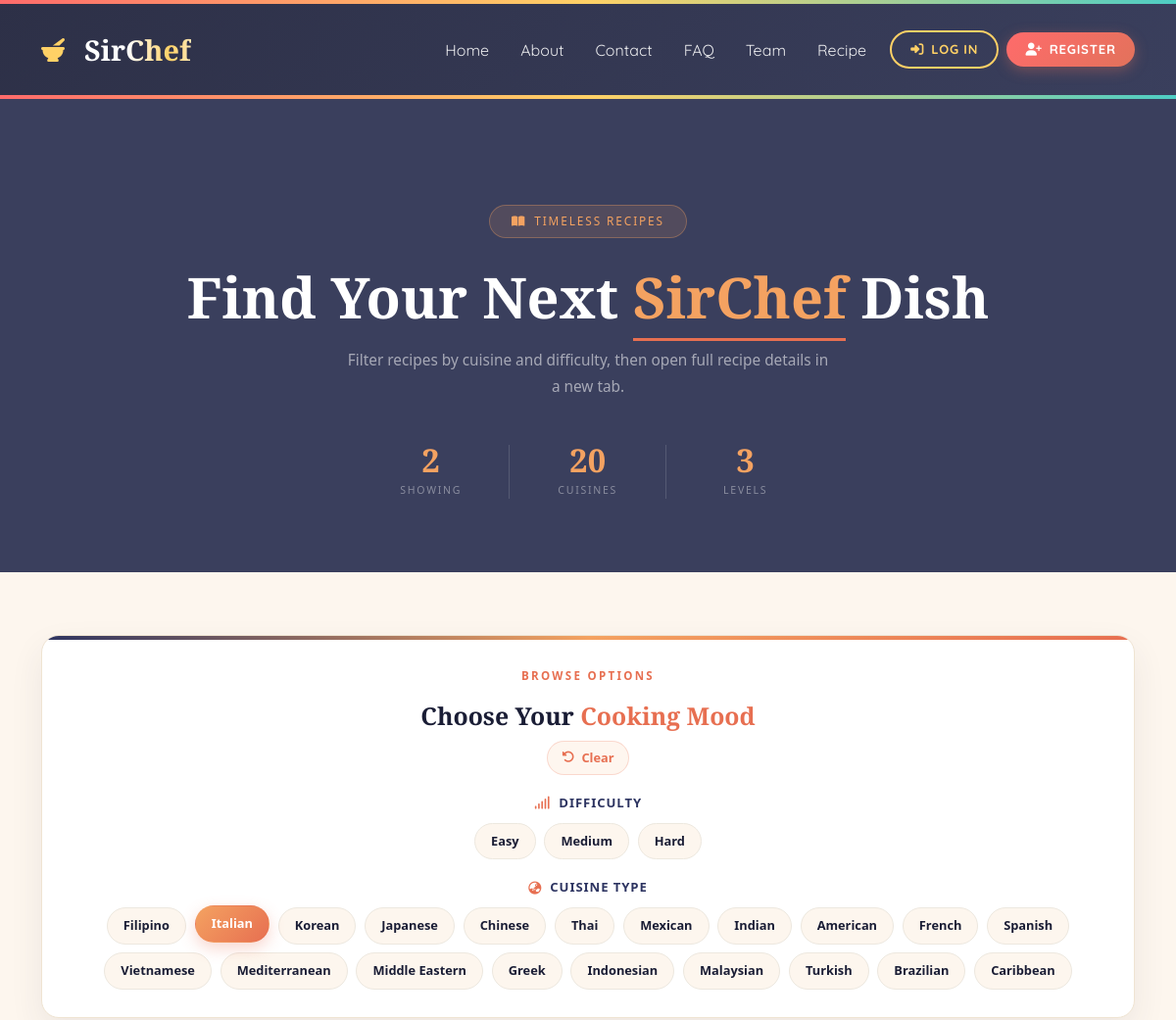
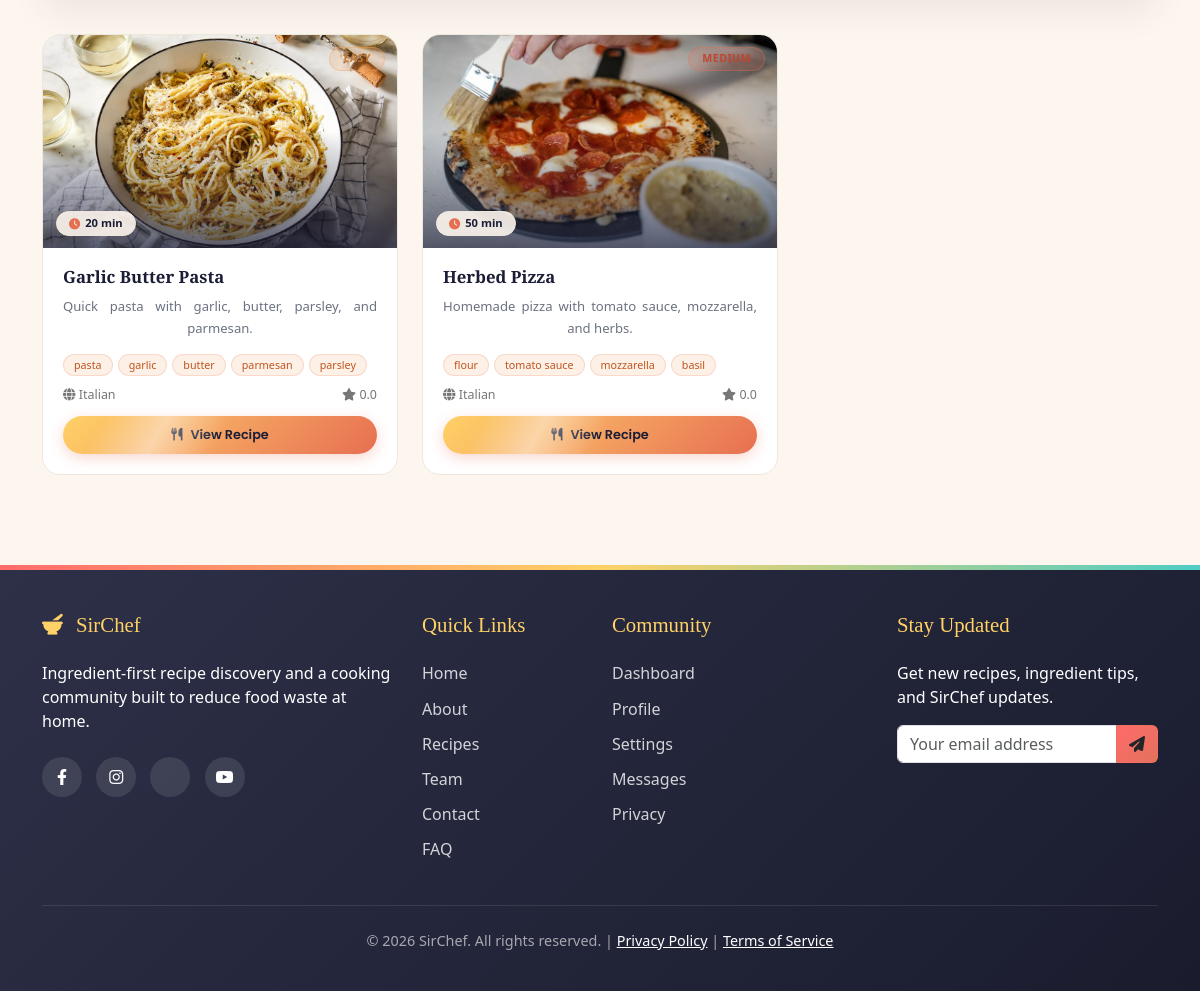
The app's page /Pages/recipe.php?cuisine=Italian with its own data (2 pictures, top to bottom).
### tables this page shows
CREATE TABLE recipes (
  id INT AUTO_INCREMENT PRIMARY KEY,
  user_id INT NULL,
  title VARCHAR(180) NOT NULL,
  description TEXT NOT NULL,
  duration_minutes INT NOT NULL,
  difficulty ENUM('Easy','Medium','Hard') NOT NULL,
  cuisine VARCHAR(80) NOT NULL,
  category VARCHAR(80) NOT NULL DEFAULT 'Dishes',
  image VARCHAR(255) NOT NULL,
  youtube_url VARCHAR(255) NULL,
  instructions TEXT NOT NULL,
  source_type ENUM('admin','user') NOT NULL DEFAULT 'admin',
  status ENUM('draft','published') NOT NULL DEFAULT 'published',
  search_count INT NOT NULL DEFAULT 0,
  views INT NOT NULL DEFAULT 0,
  created_at DATETIME NOT NULL DEFAULT CURRENT_TIMESTAMP,
  updated_at DATETIME NOT NULL DEFAULT CURRENT_TIMESTAMP ON UPDATE CURRENT_TIMESTAMP,
  FOREIGN KEY (user_id) REFERENCES users(id) ON DELETE SET NULL
);

CREATE TABLE recipe_ingredients (
  id INT AUTO_INCREMENT PRIMARY KEY,
  recipe_id INT NOT NULL,
  ingredient_name VARCHAR(140) NOT NULL,
  quantity VARCHAR(80) NULL,
  FOREIGN KEY (recipe_id) REFERENCES recipes(id) ON DELETE CASCADE,
  INDEX (ingredient_name)
);

### Pages/helpers.php (called while the page is built, shortened)
<?php
function e(?string $value): string {
    return htmlspecialchars($value ?? "", ENT_QUOTES, "UTF-8");
}
?>

### Pages/recipe.php (the view, shortened to what this page needs)
<?php
require_once "db.php";
require_once "helpers.php";
$cuisines = ["Filipino","Italian","Korean","Japanese","Chinese","Thai","Mexican","Indian","American","French","Spanish","Vietnamese","Mediterranean","Middle Eastern","Greek","Indonesian","Malaysian","Turkish","Brazilian","Caribbean"];
$difficulty = $_GET["difficulty"] ?? "";
$cuisine = $_GET["cuisine"] ?? "";
$sql = "SELECT r.*, COALESCE(ROUND(AVG(rr.rating),1),0) avg_rating FROM recipes r LEFT JOIN recipe_ratings rr ON rr.recipe_id = r.id WHERE r.status = 'published'";
$params = [];
$types = "";
if (in_array($cuisine, $cuisines, true)) { $sql .= " AND r.cuisine = ?"; $params[] = $cuisine; $types .= "s"; }
$sql .= " GROUP BY r.id ORDER BY r.created_at DESC";
$stmt = $conn->prepare($sql);
if ($params) $stmt->bind_param($types, ...$params);
$stmt->execute();
$recipes = $stmt->get_result()->fetch_all(MYSQLI_ASSOC);
?>
<!doctype html>
<html lang="en">
<head>
  <link rel="stylesheet" href="../styles/main.css">
  <link rel="stylesheet" href="../styles/recipe.css">
  <link href="https://cdn.jsdelivr.net/npm/bootstrap@5.3.0/dist/css/bootstrap.min.css" rel="stylesheet">
  <link rel="stylesheet" href="https://cdnjs.cloudflare.com/ajax/libs/font-awesome/6.4.0/css/all.min.css">
</head>
<body>
<?php include "header.php"; ?>
<section class="page-hero">
  <div class="container">
    <span class="hero-badge"><i class="fas fa-book-open"></i> Timeless Recipes</span>
    <h1>Find Your Next <em>SirChef</em> Dish</h1>
    <p class="hero-sub">Filter recipes by cuisine and difficulty, then open full recipe details in a new tab.</p>
    <div class="hero-stats">
      <div class="hs-item"><span class="hs-num"><?= count($recipes) ?></span><span class="hs-lbl">Showing</span></div>
      <div class="hs-item"><span class="hs-num">20</span><span class="hs-lbl">Cuisines</span></div>
      <div class="hs-item"><span class="hs-num">3</span><span class="hs-lbl">Levels</span></div>
    </div>
  </div>
</section>
<main class="recipes-section">
  <div class="container">
    <section class="recipe-options-panel">
      <div class="options-head">
        <span class="eyebrow">Browse Options</span>
        <h2 class="sec-title">Choose Your <span>Cooking Mood</span></h2>
        <a href="recipe.php" class="clear-options"><i class="fas fa-rotate-left"></i> Clear</a>
      </div>
      <div class="option-group">
        <div class="option-label"><i class="fas fa-signal"></i> Difficulty</div>
        <div class="option-pills">
          <?php foreach (["Easy","Medium","Hard"] as $item): ?>
            <?php $url = "recipe.php?" . http_build_query(array_filter(["cuisine" => $cuisine, "difficulty" => $item])); ?>
            <a class="option-pill <?= $difficulty === $item ? "active" : "" ?>" href="<?= e($url) ?>"><?= e($item) ?></a>
          <?php endforeach; ?>
        </div>
      </div>
      <div class="option-group">
        <div class="option-label"><i class="fas fa-globe-asia"></i> Cuisine Type</div>
        <div class="option-pills cuisine-pills">
          <?php foreach ($cuisines as $item): ?>
            <?php $url = "recipe.php?" . http_build_query(array_filter(["cuisine" => $item, "difficulty" => $difficulty])); ?>
            <a class="option-pill <?= $cuisine === $item ? "active" : "" ?>" href="<?= e($url) ?>"><?= e($item) ?></a>
          <?php endforeach; ?>
        </div>
      </div>
    </section>
    <div class="row g-4" id="recipe-grid">
      <?php foreach ($recipes as $recipe): ?>
        <?php
          $stmt = $conn->prepare("SELECT ingredient_name FROM recipe_ingredients WHERE recipe_id = ? LIMIT 5");
          $rid = (int) $recipe["id"];
          $stmt->bind_param("i", $rid);
          $stmt->execute();
          $ings = $stmt->get_result()->fetch_all(MYSQLI_ASSOC);
        ?>
        <div class="col-sm-6 col-lg-4 recipe-card-wrap visible">
          <article class="recipe-card-new">
            <div class="recipe-photo">
              <img src="<?= e($recipe["image"]) ?>" alt="<?= e($recipe["title"]) ?>" loading="lazy">
              <span class="diff-badge <?= strtolower(e($recipe["difficulty"])) ?>"><?= e($recipe["difficulty"]) ?></span>
              <span class="time-badge"><i class="fas fa-clock"></i> <?= (int) $recipe["duration_minutes"] ?> min</span>
            </div>
            <div class="recipe-body">
              <h5><?= e($recipe["title"]) ?></h5>
              <p><?= e($recipe["description"]) ?></p>
              <div class="ing-preview">
                <?php foreach ($ings as $ing): ?><span class="ing-chip"><?= e($ing["ingredient_name"]) ?></span><?php endforeach; ?>
              </div>
              <div class="recipe-mini-meta">
                <span><i class="fas fa-globe"></i> <?= e($recipe["cuisine"]) ?></span>
                <span><i class="fas fa-star"></i> <?= e((string) $recipe["avg_rating"]) ?></span>
              </div>
              <a class="btn-view" href="recipe_detail.php?id=<?= (int) $recipe["id"] ?>" target="_blank"><i class="fas fa-utensils"></i> View Recipe</a>
            </div>
          </article>
        </div>
      <?php endforeach; ?>
    </div>
  </div>
</main>
<?php include "footer.php"; include "login_regis.php"; ?>
</body>
</html>

### styles/main.css (style rules this page uses)
:root { --primary-color: #ff6b6b; --secondary-color: #4ecdc4; --accent-color: #ffd166; --dark-color: #2d3047; --light-color: #f7fff7; --earth-color: #8b4513; --terracotta: #e2725b; --sage-green: #87a96b; --mustard: #d4a017; --dark: #2d3047; --darker: #232538; --gold: #cba409; --gold-lt: #f0c040; --coral: #e8604c; --teal: #4ecdc4; --cream: #fdf6e3; --cream-dk: #f5ead4; --text-lt: rgba(255,255,255,0.80); --text-dim: rgba(255,255,255,0.50); }
*, *::before, *::after { margin: 0; padding: 0; box-sizing: border-box; }
html, body { margin: 0; padding: 0; }
body { font-family: "Poppins", sans-serif; background-color: #fdf6e3; color: #333; overflow-x: hidden; background-image: radial-gradient(circle at 10% 20%, rgba(255,215,102,0.1) 0%, transparent 20%), radial-gradient(circle at 90% 80%, rgba(78,205,196,0.1) 0%, transparent 20%); }
h1, h2, h3, h4, h5 { font-family: "Playfair Display", serif; font-weight: 600; }

### records on screen
recipes: image (picture), difficulty "EASY", duration_minutes "20", title "Garlic Butter Pasta", description "Quick pasta with garlic, butter, parsley, and parmesan.", cuisine "Italian", avg_rating "0.0"
recipe_ingredients: ingredient_name "pasta"
recipe_ingredients: ingredient_name "garlic"
recipe_ingredients: ingredient_name "butter"
recipe_ingredients: ingredient_name "parmesan"
recipe_ingredients: ingredient_name "parsley"
recipes: image (picture), difficulty "MEDIUM", duration_minutes "50", title "Herbed Pizza", description "Homemade pizza with tomato sauce, mozzarella, and herbs.", cuisine "Italian", avg_rating "0.0"
recipe_ingredients: ingredient_name "flour"
recipe_ingredients: ingredient_name "tomato sauce"
recipe_ingredients: ingredient_name "mozzarella"
recipe_ingredients: ingredient_name "basil"

### other values on screen
count($recipes) "2"
$item "Easy"
$item "Medium"
$item "Hard"
$item "Filipino"
$item "Italian"
$item "Korean"
$item "Japanese"
$item "Chinese"
$item "Thai"
$item "Mexican"
$item "Indian"
$item "American"
$item "French"
$item "Spanish"
